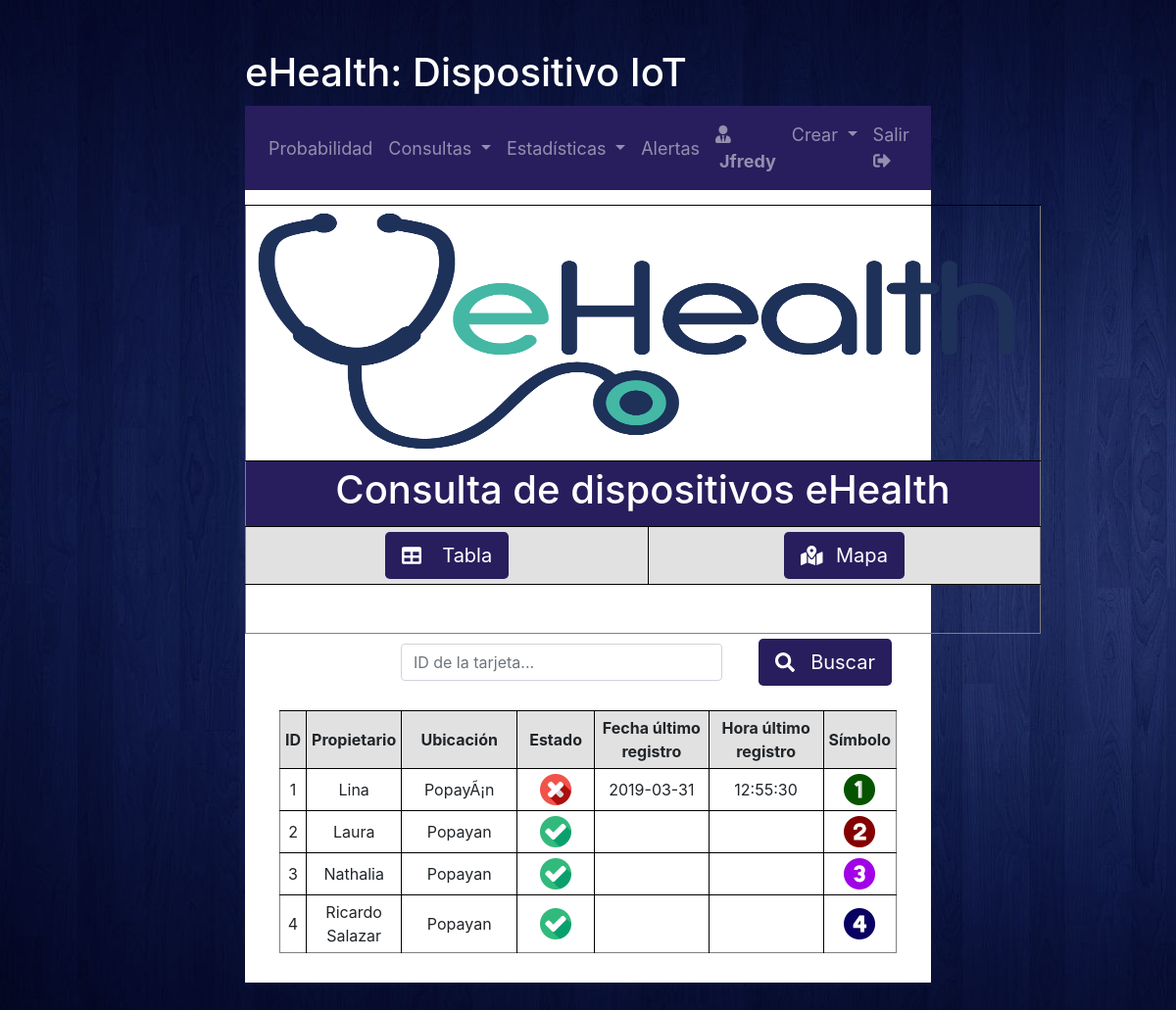
The page /interfaces/consultas/usuarios/dispositivos.php (signed in) on the database as committed earlier.
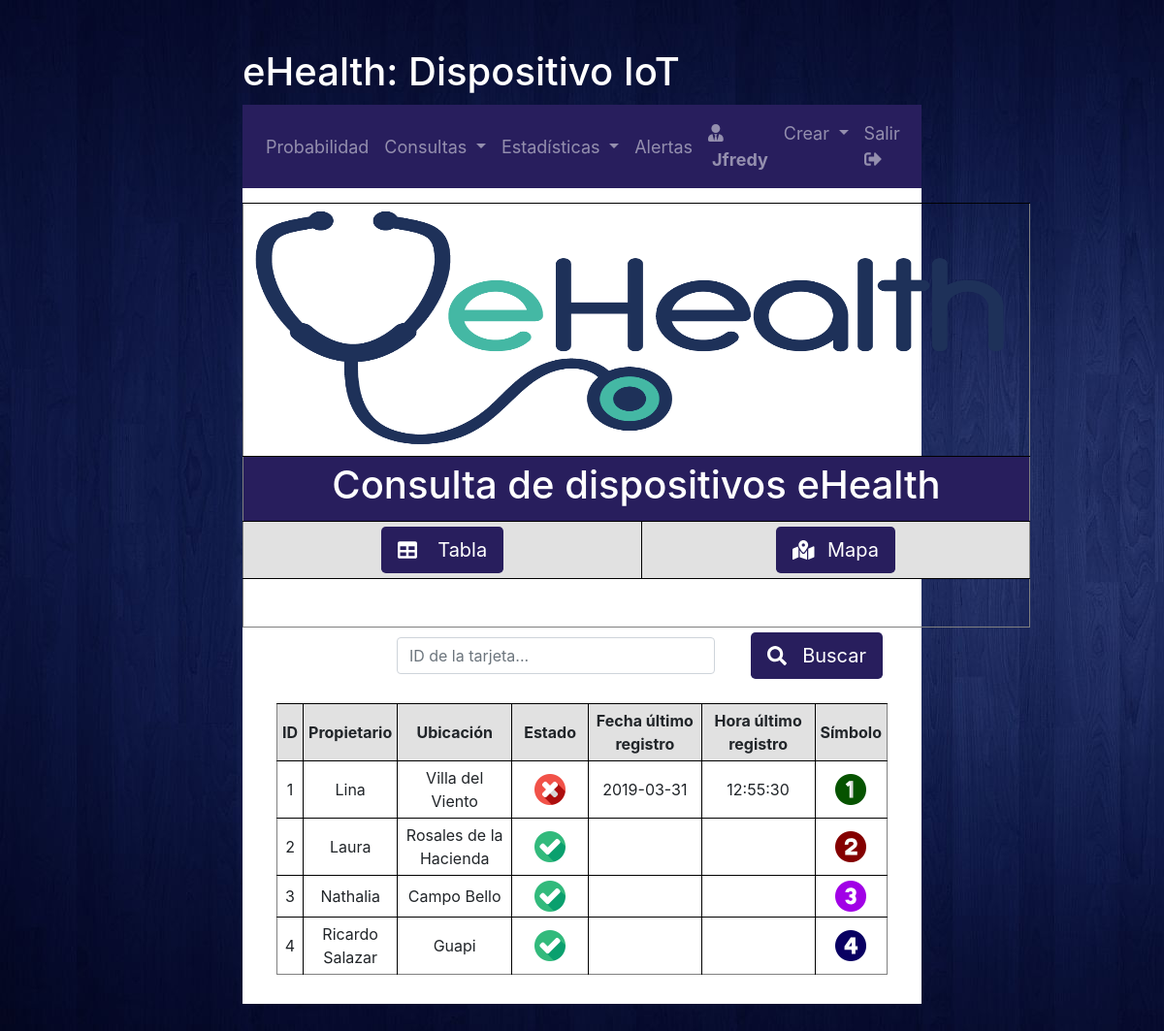
The same page on the database as committed later.
### tables this page shows
CREATE TABLE `datos_dispositivos` (
  `id_tarjeta` int(11) NOT NULL,
  `estado` int(11) NOT NULL,
  `ubicacion` varchar(50) NOT NULL,
  `propietario` varchar(50) NOT NULL
);

### interfaces/consultas/usuarios/dispositivos.php (the view, shortened to what this page needs)
<!DOCTYPE html>
<html lang="es">
    <head>
        <?php
            $head = $_SERVER['DOCUMENT_ROOT']."/ehealth/static/php/head.php";
            include $head;
        ?>
    </head>
    <body background="/ehealth/static/img/background.jpg">
        <h1 id="home-title">eHealth: Dispositivo IoT</h1>
        <div id="home">
            <?php
                if ($_SESSION["tipo_usuario"]==1)
                    $nav = $_SERVER['DOCUMENT_ROOT']."/ehealth/static/php/nav_admin.php";
                else
                    $nav = $_SERVER['DOCUMENT_ROOT']."/ehealth/static/php/nav_user.php";
                include $nav;
            ?>
            <div id="page-content">
                <table width="80%" align=center cellpadding=5 border=1>
                    <tr>
                        <td valign="center" align=center width=80% colspan=6>
                            <img src="/ehealth/static/img/logo.png" width=800 height=250>
                        </td>
                    </tr>
                    <tr>
                        <td valign="center" align=center width=80% colspan=6 bgcolor="#281E5D">
                            <h1>
                                <font color=white>Consulta de dispositivos eHealth</font>
                            </h1>
                        </td>
                    </tr>
                    <tr>
                        <td align=center colspan=3 bgcolor="#E1E1E1">
                            <a id="boton_tabla" class="btn btn-lg" style="background-color:#281E5D; color:white" href="#boton_tabla" role="button">
                                <i class="fas fa-table"></i>
                                <span class="pl-3">Tabla</span>
                            </a>
                        </td>
                        <td align=center colspan=3 bgcolor="#E1E1E1">
                            <a id="boton_mapa" class="btn btn-lg" style="background-color:#281E5D; color:white" href="#boton_mapa" role="button">
                                <i class="fas fa-map-marked-alt"></i>
                                <span class="pl-2">Mapa</span>
                            </a>
                        </td>
                    </tr>
                    <tr height=50>
                    </tr>
                </table>
                <div id="tabla_dispositivos">
                    <table width=90% align=center cellpadding=5 border=0>
                        <tr>
                            <form method="GET">
                                <td style="border: none;" width=100 colspan=3>
                                </td>
                                <td style="border: none;" valign="center" align="right" colspan=2>
                                    <input type="number" class="form-control" name="id_tarjeta" placeholder="ID de la tarjeta..." required>
                                </td>
                                <td style="border: none;" valign="center" align=right colspan=2>
                                    <button style="background-color:#281E5D; color:white" value="Buscar" type="submit" class="btn btn-lg" name="submit"><i style="background-color:#281E5D; color:white" class="fas fa-search"></i><span class="pl-3">Buscar</span></button>
                                </td>
                            </form>
                        </tr>
                        <tr height=20>
                        </tr>
                    </table>
                    <table width=90% align=center cellpadding=5 border=1>
                        <tr height=50>
                            <td valign="center" align=center bgcolor="#E1E1E1">
                                <b>ID</b>
                            </td>
                            <td valign="center" align=center bgcolor="#E1E1E1">
                                <b>Propietario</b>
                            </td>
                            <td valign="center" align=center bgcolor="#E1E1E1" width=120>
                                <b>Ubicación</b>
                            </td>
                            <td valign="center" align=center bgcolor="#E1E1E1" width=80>
                                <b>Estado</b>
                            </td>
                            <td valign="center" align=center bgcolor="#E1E1E1" width=120>
                                <b>Fecha último registro</b>
                            </td>
                            <td valign="center" align=center bgcolor="#E1E1E1" width=120>
                                <b>Hora último registro</b>
                            </td>
                            <td valign="center" align=center bgcolor="#E1E1E1" width=40>
                                <b>Símbolo</b>
                            </td>
                        </tr>
                        <?php
                        $mysqli = new mysqli($host, $user, $pw, $db);
                        $sql1 = "SELECT * from datos_dispositivos order by id_tarjeta";
                        $result1 = $mysqli->query($sql1);
                        if (isset($_GET["submit"]) && !empty($_GET["submit"])) {
                            $sql2 = "SELECT MAX(fecha) from datos_ubicaciones WHERE id_tarj= $id";
                            $result2 = $mysqli->query($sql2);
                            $row2 = $result2->fetch_array(MYSQLI_NUM);
                            $fecha = $row2[0];
                            $sql23 = "SELECT MAX(hora) from datos_ubicaciones WHERE id_tarj= $id AND fecha='$fecha'";
                            $result23 = $mysqli->query($sql23);
                            $row23 = $result23->fetch_array(MYSQLI_NUM);
                            $hora = $row23[0];
                            $sql3 = "SELECT * from datos_dispositivos WHERE id_tarjeta= $id";
                            $result3 = $mysqli->query($sql3);
                            while ($row3 = $result3->fetch_array(MYSQLI_NUM)) {
                                $propietario = $row3[3];
                                $estado = $row3[1];
                                $ubicacion = $row3[2];
                            }
                        ?>
                            <tr>
                                <td valign="center" align=center>
                                    <?php echo $id; ?>
                                </td>
                                <td valign="center" align=center>
                                    <?php echo $propietario; ?>
                                </td>
                                <td valign="center" align=center>
                                    <?php echo $ubicacion; ?>
                                </td>
                                <td valign="center" align=center>
                                    <?php
                                    if ($estado == 1) {
                                    ?>
                                        <img src="/ehealth/static/img/comprobado.png" width=32 height=32>
                                    <?php
                                    } else {
                                    ?>
                                        <img src="/ehealth/static/img/cancelar.png" width=32 height=32>
                                    <?php
                                    }
                                    ?>
                                </td>
                                <td valign="center" align=center>
                                    <?php echo $fecha; ?>
                                </td>
                                <td valign="center" align=center>
                                    <?php echo $hora; ?>
                                </td>
                                <td valign="center" align=center>
                                    <img src="/ehealth/static/img/map_icons/icono_<?php echo $id; ?>.png" width=32 height=32>
                                </td>
                            </tr>
                            <tr height=20>
                            </tr>
                        </table>
                        <table width=90% align=center cellpadding=5 border=0>
                            <tr>
                                <td style="border: none;" valign="center" align=left>
                                    <a class="btn btn-lg" style="background-color:#281E5D; color:white" href="/ehealth/interfaces/consultas/usuarios/dispositivos.php" role="button">
                                        <i class="fas fa-angle-double-left"></i>
                                        <span class="pl-3">Volver</span>
                                    </a>
                                </td>
                            </tr>
                        </table>
                            <?php
                        } else {
                            $contador = 0;
                            while ($row1 = $result1->fetch_array(MYSQLI_NUM)) {
                                $ID_TARJ = $row1[0];
                                $propietario = $row1[3];
                                $estado = $row1[1];
                                $ubicacion = $row1[2];
                                $contador++;
                                $sql2 = "SELECT MAX(fecha) from datos_ubicaciones WHERE id_tarj= $contador";
                                $result2 = $mysqli->query($sql2);
                                $row2 = $result2->fetch_array(MYSQLI_NUM);
                                $fecha = $row2[0];
                                $sql23 = "SELECT MAX(hora) from datos_ubicaciones WHERE id_tarj= $contador AND fecha='$fecha'";
                                $result23 = $mysqli->query($sql23);
                                $row23 = $result23->fetch_array(MYSQLI_NUM);
                                $hora = $row23[0];
                            ?>
                                <tr>
                                    <td valign="center" align=center>
                                        <?php echo $ID_TARJ; ?>
                                    </td>
                                    <td valign="center" align=center>
                                        <?php echo $propietario; ?>
                                    </td>
                                    <td valign="center" align=center>
                                        <?php echo $ubicacion; ?>
                                    </td>
                                    <td valign="center" align=center>
                                        <?php
                                        if ($estado == 1) {
                                        ?>
                                            <img src="/ehealth/static/img/comprobado.png" width=32 height=32>
                                        <?php
                                        } else {
                                        ?>
                                            <img src="/ehealth/static/img/cancelar.png" width=32 height=32>
                                        <?php
                                        }
                                        ?>
                                    </td>
                                    <td valign="center" align=center>
                                        <?php echo $fecha; ?>
                                    </td>
                                    <td valign="center" align=center>
                                        <?php echo $hora; ?>
                                    </td>
                                    <td valign="center" align=center>
                                        <img src="/ehealth/static/img/map_icons/icono_<?php echo $ID_TARJ; ?>.png" width=32 height=32>
                                    </td>
                                </tr>
                        <?php
                            }
                        }
                        ?>
                    </table>
                </div>
            </div>
        </div>
    </body>
</html>

### static/php/head.php (shortened to what this page needs)
<?php
    echo '
        <title>eHealth</title>
        <link rel="stylesheet" href="https://stackpath.bootstrapcdn.com/bootstrap/4.4.1/css/bootstrap.min.css">
        <link href="/ehealth/static/css/styles.css" rel="stylesheet">
        <link rel="shortcut icon" type="image/png" href="/ehealth/static/img/favicon.png">
    ';
?>

### static/php/nav_admin.php (shortened to what this page needs)
<?php
    echo '
        <nav class="navbar navbar-expand-xl navbar-dark" style="background-color: #281E5D;">
            <div class="collapse navbar-collapse" id="navbarSupportedContent">
                <ul class="navbar-nav mr-auto">
                    <li class="nav-item">
                        <a class="nav-link" href="/ehealth/interfaces/estadisticas/probabilidad.php">
                            Probabilidad
                        </a>
                    </li>
                    <li class="nav-item dropdown">
                        <a class="nav-link dropdown-toggle" href="#" id="navbarDropdown" role="button" data-toggle="dropdown" aria-haspopup="true" aria-expanded="false">
                            Consultas
                        </a>
                    </li>
                    <li class="nav-item dropdown">
                        <a class="nav-link dropdown-toggle" href="#" id="navbarDropdown" role="button" data-toggle="dropdown" aria-haspopup="true" aria-expanded="false">
                            Estadísticas
                        </a>
                    </li>
                    <li class="nav-item">
                        <a class="nav-link" href="/ehealth/interfaces/alertas/alertas.php">Alertas</a>
                    </li>
                </ul>
                <ul class="navbar-nav">
                    <li class="nav-item">
                        <a class="nav-link" href="#">
                            <strong>
                                <i class="fas fa-user-tie"></i>
                                <span class="pl-1">'.$_SESSION["nombre_usuario"].'</span>
                            </strong>
                        </a>
                    </li>
                    <li class="nav-item dropdown">
                        <a class="nav-link dropdown-toggle" href="#" id="navbarDropdown" role="button" data-toggle="dropdown" aria-haspopup="true" aria-expanded="false">
                            Crear
                        </a>
                    </li>
                    <li class="nav-item">
                        <a class="nav-link" href="/ehealth/procesos/cerrar_sesion.php">
                            <span class="pr-2">Salir</span>
                            <i class="fas fa-sign-out-alt"></i>
                        </a>
                    </li>
                </ul>
            </div>
        </nav>
    ';
?>

### static/css/styles.css (style rules this page uses)
body { background-color: #281E5D; }
table td { border: 1px solid #000; }
table tr:last-child td { border-bottom: none; }
table th:first-child, table td:first-child { border-left: none; }
table th:last-child, table td:last-child { border-right: none; }
@media only screen and (min-width: 1000px) { #home { margin: 0px 250px 50px 250px; background-color: white; } }
@media only screen and (min-width: 1000px) { #home-title { margin: 50px 250px 10px; color: white; } }
#page-content { padding-top: 15px; padding-bottom: 30px; }
nav { background-color: #9C9496; font-size: 18px; }

Rows that differ between the two databases and show on the page:
changed datos_dispositivos "Lina": ubicacion "PopayÃ¡n" → "Villa del Viento"
changed datos_dispositivos "Laura": ubicacion "Popayan" → "Rosales de la Hacienda"
changed datos_dispositivos "Nathalia": ubicacion "Popayan" → "Campo Bello"
changed datos_dispositivos "Ricardo Salazar": ubicacion "Popayan" → "Guapi"
